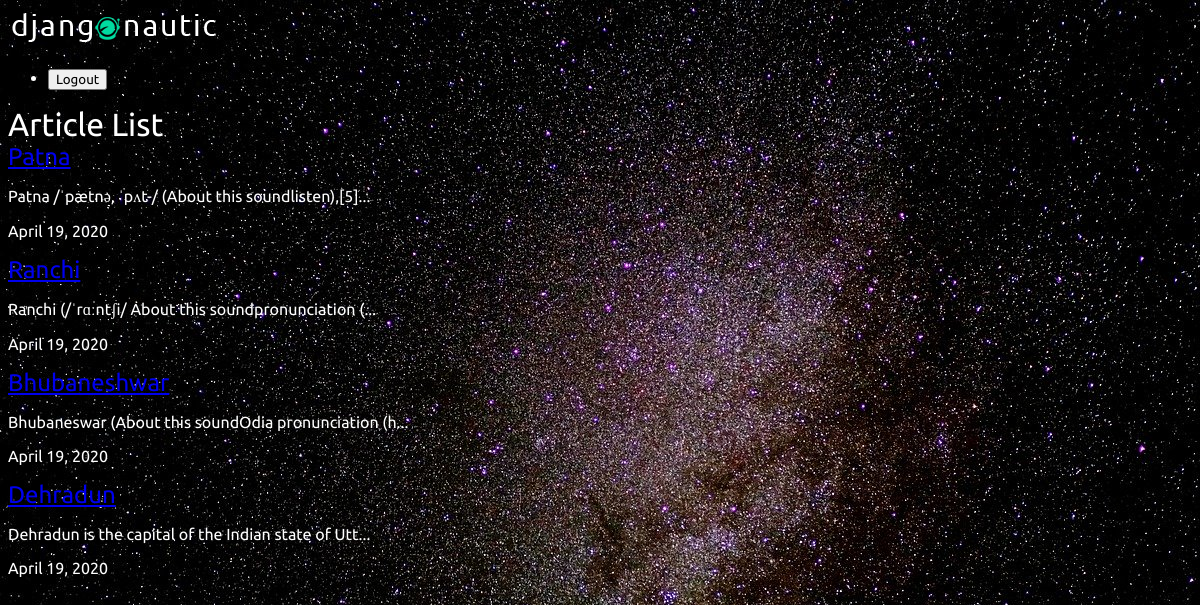
The app's page /articles/ with its own data.
### articles/models.py (models this page shows, shortened)
class Article(models.Model):
	title = models.CharField(max_length = 100)
	slug = models.SlugField()
	body = models.TextField()
	date = models.DateField()
	thumb= models.ImageField(default='default.png',blank=True)
	def snippet(self):
		return self.body[:50]+'...'

### articles/views.py (the view)
# urls.py: path('',views.article_list,name ='list'),
def article_list(request):
	articles= Article.objects.all().order_by('date')
	return render(request,'articles/list.html',{'articles':articles})

### articles/templates/articles/list.html
{% extends 'base_layout.html' %}
{% block content %}
<h1>Article List</h1>
<div class='articles'>
	{% for article in articles %}
	<div class='articles'>
		<h2><a href="{% url 'articles:detail' slug=article.slug %}">{{ article.title }}</a></h2>
		<p>{{ article.snippet }}</p>
		<p>{{ article.date }}</p>
	</div>
	{%endfor%}
</div>
{%  endblock %}

### templates/base_layout.html (shortened to what this page needs)
{% load static %}
<!DOCTYPE html>
<html>
<head>
	<link rel="stylesheet" type="text/css" href="{% static 'styles.css'%}">
</head>
<body>
	<header class="wrapper">
		<h1><a href="{% url 'articles:list'%}"><img src="{% static 'logo.png' %}" alt="DjangoNautic"></a></h1>
		<nav>
			<ul>
				<li>
					 <form class="logout-link" action="{% url 'accounts:logout' %}" method="post">
					 	<button type="submit">Logout</button>
					 </form>
				</li>
			</ul>
		</nav>
	</header>
<div class="wrapper">
	{% block content %}
	{% endblock%}
</div>
</body>
</html>

### assets/styles.css (style rules this page uses)
body { background-color: #0f121f; background-image: url(/static/stars.png); background-repeat-y : no-repeat; color :#fff; }
body * { font-family: Ubuntu }
h1,h2,h3,h4,h5 { font-weight: normal; margin: 0; }
a,a:hover, a:visited { color: #fff text-decoration : none; }

### records on screen
Article: title "Patna", snippet "Patna /ˈpætnə, ˈpʌt-/ (About this soundlisten),[5]...", date "April 19, 2020"
Article: title "Ranchi", snippet "Ranchi (/ˈrɑːntʃi/ About this soundpronunciation (...", date "April 19, 2020"
Article: title "Bhubaneshwar", snippet "Bhubaneswar (About this soundOdia pronunciation (h...", date "April 19, 2020"
Article: title "Dehradun", snippet "Dehradun is the capital of the Indian state of Utt...", date "April 19, 2020"
